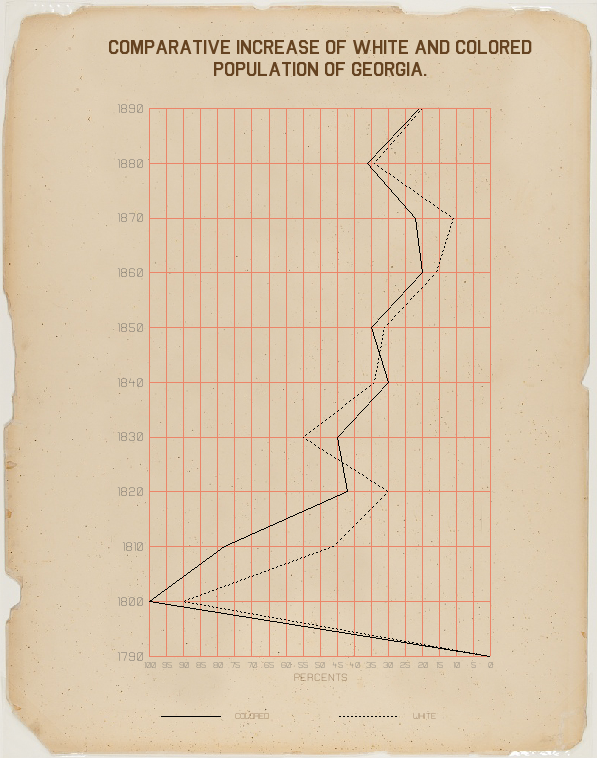

Source code (R):
library(tidytuesdayR)
library(tidyverse)
library(here)
library(ggimage)
library(showtext)

#install fonts on local environment first
font.add("Vasarely-light", "vasarely-light.otf")
font.add("Bou-College", "Bou-College.ttf")
showtext.auto()

dubois_data <- tidytuesdayR::tt_load('2021-02-16')

plot <- dubois_data$georgia_pop %>%
  pivot_longer(cols = -Year,
               names_to = "population",
               values_to = "Percent") %>%
  ggplot(aes(x = Year,
             y = Percent,
             linetype = population)) +
  geom_line(size = 0.5) +
  scale_y_reverse(limits = c(100,0), expand = c(0,0),
                  breaks = seq(100, 0, by = -5)) +
  scale_x_continuous(limits = c(1790, 1890), expand = c(0, 0),
                     breaks = seq(1790, 1890, by = 10)) +
  coord_flip() +
  theme(text=element_text(family="Vasarely-light", size = 8, colour = "#654321"),
        legend.title = element_blank(),
        legend.position="bottom",
        legend.key.width = unit(2, "cm"),
        legend.text = element_text(margin = margin(r = 1.5, unit = "cm")),
        axis.ticks = element_blank(),
        axis.text.y = element_text(size = 10),
        panel.background = element_blank(),
        panel.grid.minor = element_blank(),
        panel.grid.major = element_line(colour = "#EC8569"),
        panel.border = element_blank(),
        plot.margin = margin(30,80,20,80),
        plot.title = element_text(family="Bou-College", size = 15, hjust = 0.5)) +
  labs(x = "",
       y = "PERCENTs",
       title = "COMPARATIVE INCREASE OF WHITE AND COLORED\nPOPULATION OF GEORGIA.\n")


ggbackground(plot, here("Dubois-Challenge/georgia_population_change_by_race_bg.jpg"))
